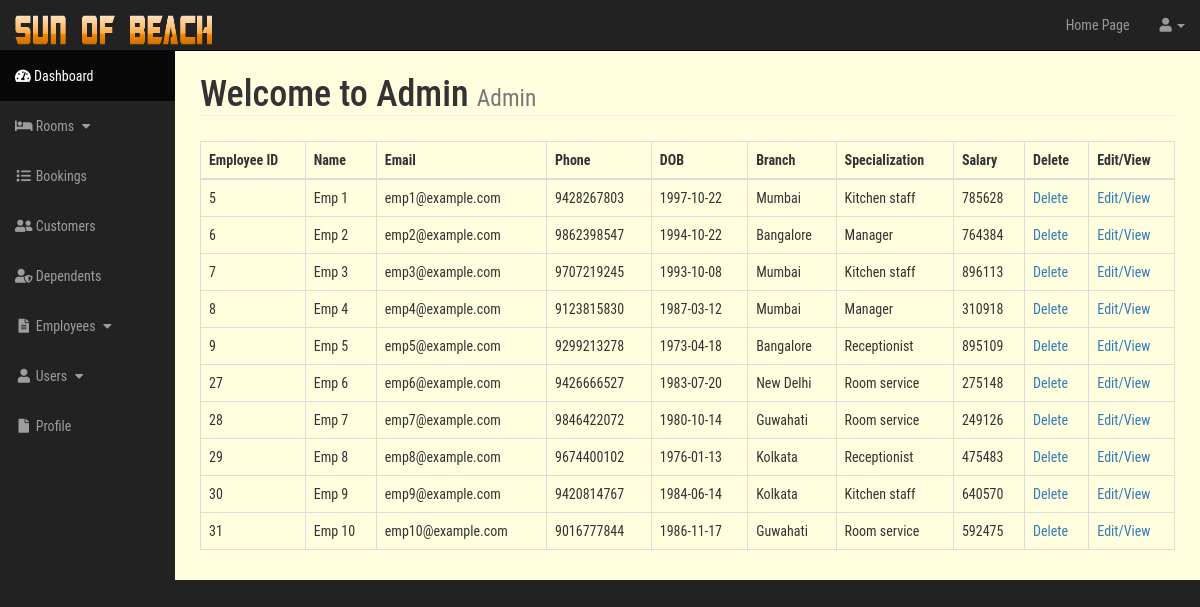
/admin/employees.php, run on the app's committed database.
### tables this page shows
CREATE TABLE `employee` (
  `emp_id` int(11) NOT NULL,
  `l_name` varchar(20) DEFAULT NULL,
  `f_name` varchar(20) DEFAULT NULL,
  `emp_email` varchar(32) DEFAULT NULL,
  `emp_phone` varchar(20) DEFAULT NULL,
  `emp_dob` date DEFAULT NULL,
  `branch_id` int(11) DEFAULT NULL
);

CREATE TABLE `hotel` (
  `branch_id` int(11) NOT NULL,
  `branch_name` varchar(20) DEFAULT NULL,
  `location` varchar(20) DEFAULT NULL,
  `branch_phone` varchar(11) NOT NULL
);

CREATE TABLE `kitchen_staff` (
  `salary` int(11) NOT NULL,
  `expertise` varchar(10) NOT NULL,
  `emp_id` int(11) NOT NULL
);

CREATE TABLE `manager` (
  `dept_name` varchar(10) NOT NULL,
  `salary` int(11) NOT NULL,
  `emp_id` int(11) NOT NULL
);

CREATE TABLE `receptionist` (
  `salary` int(11) NOT NULL,
  `counter_no` int(11) NOT NULL,
  `emp_id` int(11) NOT NULL
);

CREATE TABLE `room_service` (
  `salary` int(11) NOT NULL,
  `floor` int(11) NOT NULL,
  `emp_id` int(11) NOT NULL
);

### admin/include/view_all_employees.php (the view, shortened to what this page needs)
<table class="table table-bordered table-hover">
    <thead>
        <tr>
            <th>Employee ID</th>
            <th>Name</th>
            <th>Email</th>
            <th>Phone</th>
            <th>DOB</th>
            <th>Branch</th>
            <th>Specialization</th>
            <th>Salary</th>
            <th>Delete</th>
            <th>Edit/View</th>
        </tr>
    </thead>
    <tbody>
        <?php
        $query = "SELECT * FROM employee";
        $select_bookings=mysqli_query($con, $query);
        while($row=mysqli_fetch_assoc($select_bookings)){
            $emp_id=$row['emp_id'];
            $emp_email=$row['emp_email'];
            $emp_phone=$row['emp_phone'];
            $f_name=$row['f_name'];
            $l_name=$row['l_name'];
            $emp_dob=$row['emp_dob'];
            $branch_id=$row['branch_id'];
            $query = "SELECT * FROM hotel WHERE branch_id={$branch_id}";
                $select_category=mysqli_query($con, $query);
                 while($row=mysqli_fetch_assoc($select_category)){
                    $branch_name=$row['branch_name'];
                }
            $query = "SELECT * FROM manager WHERE emp_id={$emp_id}";
                $select_category=mysqli_query($con, $query);
                 while($row=mysqli_fetch_assoc($select_category)){
                    $specialization="Manager";
                    $salary=$row['salary'];
                }
            $query = "SELECT * FROM receptionist WHERE emp_id={$emp_id}";
                $select_category=mysqli_query($con, $query);
                 while($row=mysqli_fetch_assoc($select_category)){
                    $specialization="Receptionist";
                    $salary=$row['salary'];
                }
            $query = "SELECT * FROM kitchen_staff WHERE emp_id={$emp_id}";
                $select_category=mysqli_query($con, $query);
                 while($row=mysqli_fetch_assoc($select_category)){
                    $specialization="Kitchen staff";
                    $salary=$row['salary'];
                }
            $query = "SELECT * FROM room_service WHERE emp_id={$emp_id}";
            $select_category=mysqli_query($con, $query);
             while($row=mysqli_fetch_assoc($select_category)){
                $specialization="Room service";
                $salary=$row['salary'];
              }
            echo "<tr><td>{$emp_id}</td>";
            echo "<td>{$f_name} {$l_name}</td>";
            echo "<td>{$emp_email}</td>";
            echo "<td>{$emp_phone}</td>";
            echo "<td>{$emp_dob}</td>";
            echo "<td>{$branch_name}</td>";
            echo "<td>{$specialization}</td>";
            echo "<td>{$salary}</td>";
            echo "<td><a href='employees.php?delete={$emp_id}'>Delete</a></td>";
            echo "<td><a href='employees.php?source=edit_employee&p_id={$emp_id}&cat={$specialization}'>Edit/View</a></td>";
            echo "</tr>";
        }
        ?>
    </tbody>
</table>

### admin/css/sb-admin.css (style rules this page uses)
body { margin-top: 100px; background-color: #222; font-family: 'Roboto Condensed', sans-serif; }
@media (min-width:768px) { body { margin-top: 50px; } }

### data on the page
employee: emp_id "5", f_name "Emp", l_name "1", emp_email "emp1@example.com", emp_phone "9428267803", emp_dob "1997-10-22", branch.branch_name "Mumbai", specialization "Kitchen staff", kitchen_staff.salary "785628"
employee: emp_id "6", f_name "Emp", l_name "2", emp_email "emp2@example.com", emp_phone "9862398547", emp_dob "1994-10-22", branch.branch_name "Bangalore", specialization "Manager", manager.salary "764384"
employee: emp_id "7", f_name "Emp", l_name "3", emp_email "emp3@example.com", emp_phone "9707219245", emp_dob "1993-10-08", branch.branch_name "Mumbai", specialization "Kitchen staff", kitchen_staff.salary "896113"
employee: emp_id "8", f_name "Emp", l_name "4", emp_email "emp4@example.com", emp_phone "9123815830", emp_dob "1987-03-12", branch.branch_name "Mumbai", specialization "Manager", manager.salary "310918"
employee: emp_id "9", f_name "Emp", l_name "5", emp_email "emp5@example.com", emp_phone "9299213278", emp_dob "1973-04-18", branch.branch_name "Bangalore", specialization "Receptionist", receptionist.salary "895109"
employee: emp_id "27", f_name "Emp", l_name "6", emp_email "emp6@example.com", emp_phone "9426666527", emp_dob "1983-07-20", branch.branch_name "New Delhi", specialization "Room service", room_service.salary "275148"
employee: emp_id "28", f_name "Emp", l_name "7", emp_email "emp7@example.com", emp_phone "9846422072", emp_dob "1980-10-14", branch.branch_name "Guwahati", specialization "Room service", room_service.salary "249126"
employee: emp_id "29", f_name "Emp", l_name "8", emp_email "emp8@example.com", emp_phone "9674400102", emp_dob "1976-01-13", branch.branch_name "Kolkata", specialization "Receptionist", receptionist.salary "475483"
employee: emp_id "30", f_name "Emp", l_name "9", emp_email "emp9@example.com", emp_phone "9420814767", emp_dob "1984-06-14", branch.branch_name "Kolkata", specialization "Kitchen staff", kitchen_staff.salary "640570"
employee: emp_id "31", f_name "Emp", l_name "10", emp_email "emp10@example.com", emp_phone "9016777844", emp_dob "1986-11-17", branch.branch_name "Guwahati", specialization "Room service", room_service.salary "592475"
